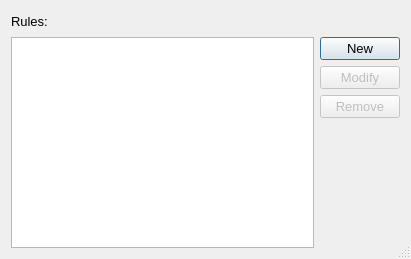
<?xml version="1.0" encoding="UTF-8"?>
<ui version="4.0">
 <class>AwMarkerRuleManageDialUI</class>
 <widget class="QDialog" name="AwMarkerRuleManageDialUI">
  <property name="geometry">
   <rect>
    <x>0</x>
    <y>0</y>
    <width>411</width>
    <height>259</height>
   </rect>
  </property>
  <property name="font">
   <font>
    <family>MS Shell Dlg 2</family>
    <pointsize>10</pointsize>
    <italic>false</italic>
   </font>
  </property>
  <property name="windowTitle">
   <string>Marker rules</string>
  </property>
  <property name="windowIcon">
   <iconset resource="../../../resources/AnyWave.qrc">
    <normaloff>:/images/AnyWave_icon.png</normaloff>:/images/AnyWave_icon.png</iconset>
  </property>
  <property name="sizeGripEnabled">
   <bool>true</bool>
  </property>
  <property name="modal">
   <bool>true</bool>
  </property>
  <layout class="QGridLayout" name="gridLayout">
   <item row="0" column="0">
    <layout class="QVBoxLayout" name="verticalLayout_2">
     <item>
      <layout class="QHBoxLayout" name="horizontalLayout">
       <item>
        <widget class="QLabel" name="label">
         <property name="font">
          <font>
           <italic>false</italic>
          </font>
         </property>
         <property name="text">
          <string>Rules:</string>
         </property>
         <property name="scaledContents">
          <bool>true</bool>
         </property>
        </widget>
       </item>
       <item>
        <spacer name="horizontalSpacer">
         <property name="orientation">
          <enum>Qt::Horizontal</enum>
         </property>
         <property name="sizeHint" stdset="0">
          <size>
           <width>40</width>
           <height>20</height>
          </size>
         </property>
        </spacer>
       </item>
      </layout>
     </item>
     <item>
      <layout class="QHBoxLayout" name="horizontalLayout_2">
       <item>
        <widget class="QListWidget" name="listRules">
         <property name="editTriggers">
          <set>QAbstractItemView::NoEditTriggers</set>
         </property>
         <property name="alternatingRowColors">
          <bool>true</bool>
         </property>
         <property name="selectionBehavior">
          <enum>QAbstractItemView::SelectRows</enum>
         </property>
        </widget>
       </item>
       <item>
        <layout class="QVBoxLayout" name="verticalLayout">
         <item>
          <widget class="QPushButton" name="buttonNew">
           <property name="sizePolicy">
            <sizepolicy hsizetype="Minimum" vsizetype="Preferred">
             <horstretch>0</horstretch>
             <verstretch>0</verstretch>
            </sizepolicy>
           </property>
           <property name="text">
            <string>New</string>
           </property>
          </widget>
         </item>
         <item>
          <widget class="QPushButton" name="buttonModify">
           <property name="enabled">
            <bool>false</bool>
           </property>
           <property name="sizePolicy">
            <sizepolicy hsizetype="Minimum" vsizetype="Preferred">
             <horstretch>0</horstretch>
             <verstretch>0</verstretch>
            </sizepolicy>
           </property>
           <property name="text">
            <string>Modify</string>
           </property>
          </widget>
         </item>
         <item>
          <widget class="QPushButton" name="buttonRemove">
           <property name="enabled">
            <bool>false</bool>
           </property>
           <property name="sizePolicy">
            <sizepolicy hsizetype="Minimum" vsizetype="Preferred">
             <horstretch>0</horstretch>
             <verstretch>0</verstretch>
            </sizepolicy>
           </property>
           <property name="text">
            <string>Remove</string>
           </property>
          </widget>
         </item>
         <item>
          <spacer name="verticalSpacer">
           <property name="orientation">
            <enum>Qt::Vertical</enum>
           </property>
           <property name="sizeHint" stdset="0">
            <size>
             <width>20</width>
             <height>40</height>
            </size>
           </property>
          </spacer>
         </item>
        </layout>
       </item>
      </layout>
     </item>
    </layout>
   </item>
  </layout>
 </widget>
 <layoutdefault spacing="6" margin="11"/>
 <resources>
  <include location="../../../resources/AnyWave.qrc"/>
 </resources>
 <connections/>
</ui>
